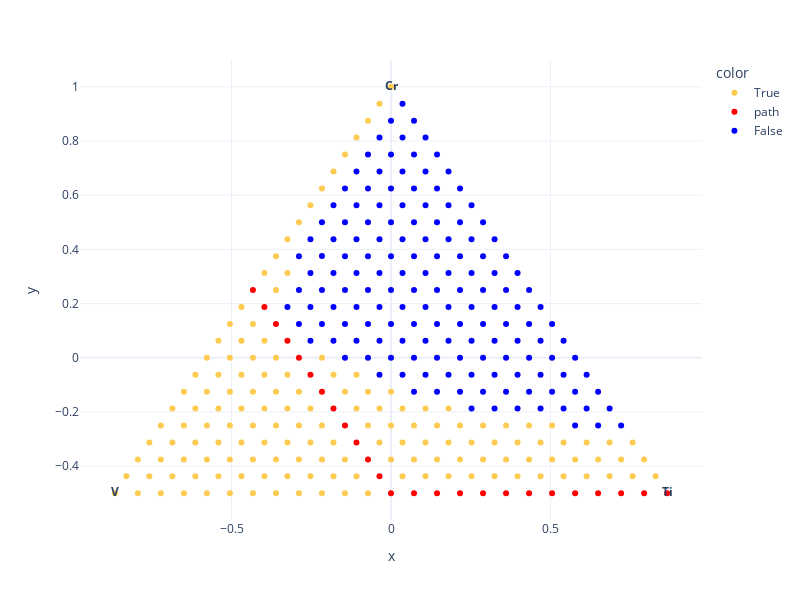

Notebook code for this chart:
### Code cell
pureComponentIndices = nimplex.pure_component_indexes_py(3, slen)
labels = ['']*len(gridAtt_projected_df)
for comp, idx in zip(comp2, pureComponentIndices):
    labels[idx] = "<b>"+comp+"</b>"
fig = px.scatter(gridAtt_projected_df, x='x', y='y', color=gridFeasibleMarked5, text=labels, 
                 hover_name=[f"{i+dimsize*2}" for i in range(len(gridAtt_projected_df))],
              template='plotly_white', width=800, height=600, color_discrete_map=color_map) 
              #labels={'color':'Solid Solution Phases', 'x':'', 'y':''})
fig.show()

### Figure 1 — Plotly figure (JSON) as saved in the notebook; plotly's stock layout.template omitted (floating-point values rounded to 4 significant figures; data arrays with more than 128 entries replaced by an {"elided": "..."} marker saying what was removed)
{"data": [{"hovertemplate": "<b>%{hovertext}</b><br><br>color=True<br>x=%{x}<br>y=%{y}<br>text=%{text}<extra></extra>", "hovertext": {"elided": "148 str values"}, "legendgroup": "True", "marker": {"color": "#FECB52", "symbol": "circle"}, "mode": "markers+text", "name": "True", "orientation": "v", "showlegend": true, "text": {"elided": "148 str values"}, "type": "scatter", "x": {"elided": "148 float values"}, "xaxis": "x", "y": {"elided": "148 float values"}, "yaxis": "y"}, {"hovertemplate": "<b>%{hovertext}</b><br><br>color=path<br>x=%{x}<br>y=%{y}<br>text=%{text}<extra></extra>", "hovertext": ["662", "663", "664", "665", "666", "667", "668", "669", "670", "671", "672", "673", "674", "686", "709", "731", "752", "772", "791", "809", "826", "842", "857", "871", "884"], "legendgroup": "path", "marker": {"color": "red", "symbol": "circle"}, "mode": "markers+text", "name": "path", "orientation": "v", "showlegend": true, "text": ["", "", "", "", "", "", "", "", "", "", "", "", "<b>Ti</b>", "", "", "", "", "", "", "", "", "", "", "", ""], "type": "scatter", "x": [0, 0.07217, 0.1443, 0.2165, 0.2887, 0.3608, 0.433, 0.5052, 0.5774, 0.6495, 0.7217, 0.7939, 0.866, -0.03608, -0.07217, -0.1083, -0.1443, -0.1804, -0.2165, -0.2526, -0.2887, -0.3248, -0.3608, -0.3969, -0.433], "xaxis": "x", "y": [-0.5, -0.5, -0.5, -0.5, -0.5, -0.5, -0.5, -0.5, -0.5, -0.5, -0.5, -0.5, -0.5, -0.4375, -0.375, -0.3125, -0.25, -0.1875, -0.125, -0.0625, 0, 0.0625, 0.125, 0.1875, 0.25], "yaxis": "y"}, {"hovertemplate": "<b>%{hovertext}</b><br><br>color=False<br>x=%{x}<br>y=%{y}<br>text=%{text}<extra></extra>", "hovertext": {"elided": "152 str values"}, "legendgroup": "False", "marker": {"color": "blue", "symbol": "circle"}, "mode": "markers+text", "name": "False", "orientation": "v", "showlegend": true, "text": {"elided": "152 str values"}, "type": "scatter", "x": {"elided": "152 float values"}, "xaxis": "x", "y": {"elided": "152 float values"}, "yaxis": "y"}], "layout": {"height": 600, "legend": {"title": {"text": "color"}, "tracegroupgap": 0}, "margin": {"t": 60}, "width": 800, "xaxis": {"anchor": "y", "domain": [0, 1], "title": {"text": "x"}}, "yaxis": {"anchor": "x", "domain": [0, 1], "title": {"text": "y"}}}}
